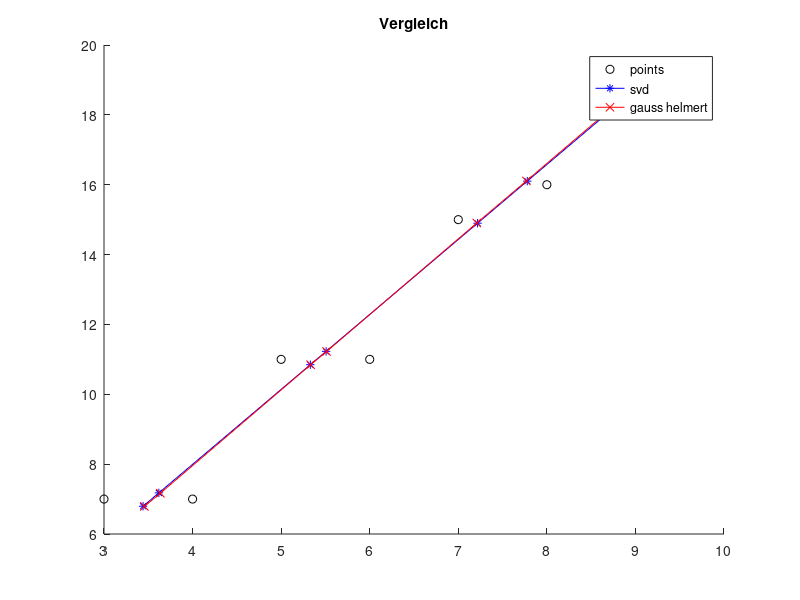

MATLAB code to generate this figure:
%% Initialisierung
clc
% clear all
close all

%% Data
t = [3,4,5,6,7,8,9]';
h = [7,7,11,11,15,16,19]';

A2 = t;
A1 = ones(7,1);
B = h;

%% Step 1
% n1 = n2 = d = 1
H = [A1, A2, B];

[Q,R] = qr(H);
R11 = R(1,1);
R12 = R(1,2:3);
R22 = R(2:3,2:3);

%% Step 2
[U,S,V] = svd(R22);
Z2 = V(:,2);
Z1 = R11 \ (-R12) * Z2;

%% Step 3
% Rz = [Z1;Z2] / norm([Z1;Z2]);
Rz = [Z1;Z2] * 400;
Y = Rz(1:2);
Tao = Rz(3);

X_dach_GSVD = -Y * inv(Tao);

R22_tilde = -R22 * Z2 * Z2';
R22_neu = R22 + R22_tilde;
R_neu = [R11,R12];
R_neu = [R_neu;zeros(2,1),R22_neu];
R_neu = [R_neu;zeros(4,3)];
H_neu = Q * R_neu;

t_svd = H_neu(:,2);
h_svd = H_neu(:,3);


%% GHM ohne
P = diag(ones(14,1));

A = [t,ones(7,1)];
x0 = (A' * A) \ A' * h; % a0,b0
y = [h;t];
y0 = [h;t];
dx_dach = 1;
j = 1;
x_dach = x0;

xohne = zeros(2,8);
xohne(:,1) = x0;
while norm(dx_dach) > 10e-8
    dy = -(y - y0);
    w0 = y(1:7) - x_dach(1) * y(8:14) - x_dach(2);
    A = [-y(1:7), -ones(7,1)];    
    B1 = eye(7);
    B2 = eye(7) * (-x_dach(1));
    Bt = [B1,B2];
    N = [Bt * inv(P) * Bt' ,-A;
    -A', zeros(2)];

    w = w0 + Bt * dy;
    k = [w;zeros(2,1)];
    L = N \ k;
    lambda = L(1:7);
    dx_dach = L(8:9);
    x_dach = x_dach + dx_dach;
    
    xohne(:,j+1) = x_dach;
    
    e = -inv(P) * Bt' * lambda;
    y0 = y + e;
    j = j+1;
end

t_dach_gh1 = y0(8:14);
h_dach_gh1 = y0(1:7);
x_GHMohne = x_dach;

figure
hold on
title("Vergleich")
plot(t,h,"ok");
plot(t_svd,h_svd,"*-","color",'b')
plot(t_dach_gh1,h_dach_gh1,'x-',"color",'r');
legend('points','svd','gauss helmert')